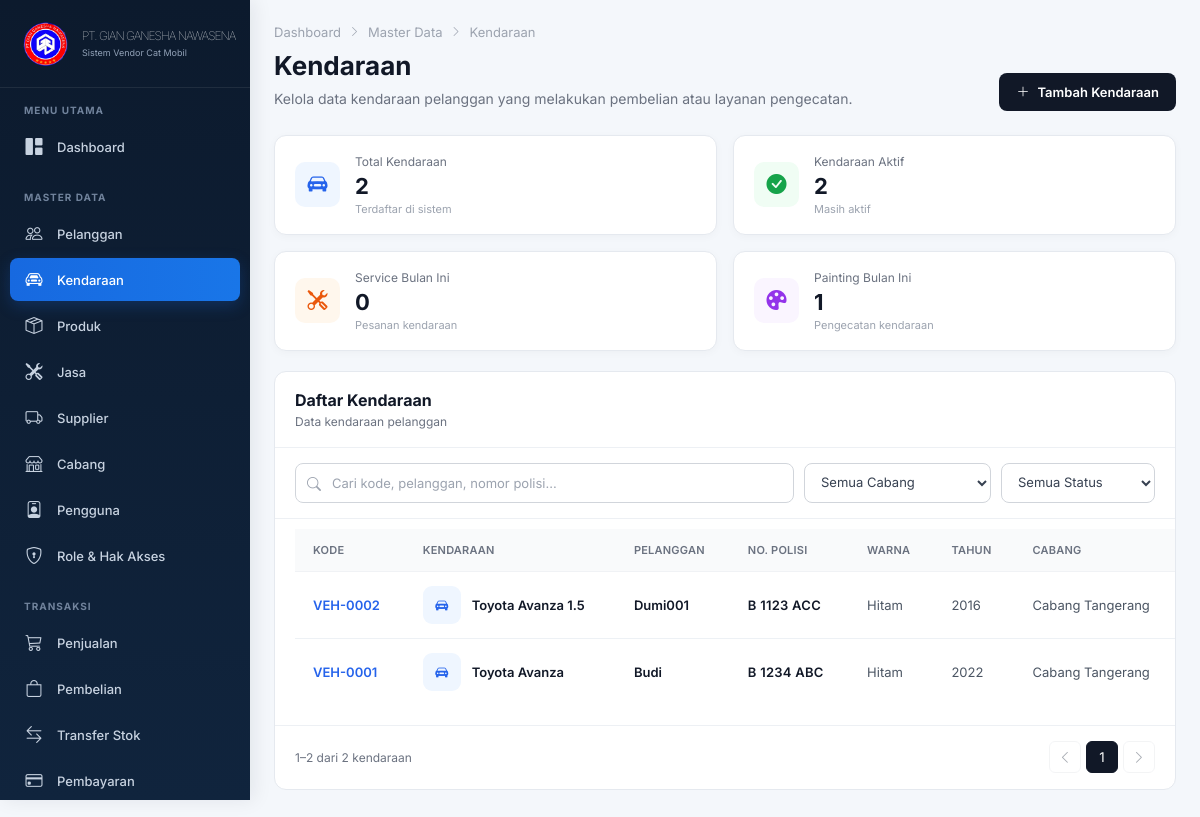
Screenshot of /admin/vehicles/index.php (signed in) with the database file from the repository.
### tables this page shows
CREATE TABLE `vehicles` (
  `id` bigint UNSIGNED NOT NULL,
  `customer_id` bigint UNSIGNED NOT NULL,
  `cabang_id` bigint UNSIGNED NOT NULL,
  `plate_number` varchar(20) NOT NULL,
  `brand` varchar(50) NOT NULL,
  `model` varchar(50) DEFAULT NULL,
  `year` year DEFAULT NULL,
  `color` varchar(50) DEFAULT NULL,
  `vin_number` varchar(50) DEFAULT NULL,
  `note` text,
  `status` enum('active','inactive') NOT NULL DEFAULT 'active'
);

CREATE TABLE `customers` (
  `id` bigint UNSIGNED NOT NULL,
  `cabang_id` bigint UNSIGNED NOT NULL,
  `name` varchar(100) NOT NULL,
  `customer_type` enum('Penjualan','Produksi') NOT NULL DEFAULT 'Produksi',
  `phone` varchar(30) DEFAULT NULL,
  `email` varchar(150) DEFAULT NULL,
  `address` text,
  `created_at` timestamp NOT NULL DEFAULT CURRENT_TIMESTAMP,
  `status` enum('active','inactive') NOT NULL DEFAULT 'active'
);

CREATE TABLE `cabangs` (
  `id` bigint UNSIGNED NOT NULL,
  `code` varchar(20) NOT NULL,
  `name` varchar(100) NOT NULL,
  `address` text,
  `phone` varchar(30) DEFAULT NULL,
  `status` enum('active','inactive') NOT NULL DEFAULT 'active'
);

### admin/vehicles/index.php (the view, shortened to what the rows shown need)
<?php
require_once __DIR__ . '/../../config/config.php';
$params = [];
$whereSql = '';
$perPage = 5;
$page = isset($_GET['page'])
    ? max(1, (int) $_GET['page'])
    : 1;
$stmtTotal = $pdo->prepare("SELECT COUNT(*)
    FROM vehicles v
    LEFT JOIN customers c
        ON c.id = v.customer_id
    LEFT JOIN cabangs cb
        ON cb.id = v.cabang_id
    $whereSql
");
$stmtTotal->execute($params);
$totalVehicles = (int) $stmtTotal->fetchColumn();
$totalPages = max(1,(int) ceil($totalVehicles / $perPage));
$page = min($page, $totalPages);
$offset = ($page - 1) * $perPage;
$stmtVehicles = $pdo->prepare("SELECT
        v.id,
        v.plate_number,
        v.brand,
        v.model,
        v.year,
        v.color,
        v.status,
        c.name AS customer_name,
        cb.name AS cabang_name,
        (
            SELECT COUNT(*)
            FROM orders o
            WHERE o.vehicle_id = v.id
        ) AS total_orders
    FROM vehicles v
    LEFT JOIN customers c
        ON c.id = v.customer_id
    LEFT JOIN cabangs cb
        ON cb.id = v.cabang_id
    $whereSql
    ORDER BY v.id DESC
    LIMIT :limit OFFSET :offset
");
$stmtVehicles->bindValue(
    ':limit',
    $perPage,
    PDO::PARAM_INT
);
$stmtVehicles->bindValue(
    ':offset',
    $offset,
    PDO::PARAM_INT
);
$stmtVehicles->execute();
$vehicles = $stmtVehicles->fetchAll(PDO::FETCH_ASSOC);
?>
<!DOCTYPE html>
<html lang="id">
<head>
    <link rel="stylesheet" href="https://cdn.jsdelivr.net/npm/bootstrap-icons@1.11.3/font/bootstrap-icons.min.css">
    <link rel="stylesheet" href="../../assets/css/admin.css">
    <link rel="stylesheet" href="style.css">
</head>
<body>
<main class="main">
    <div class="page-container">
        <div class="page-header">
            <div>
                <h1>Kendaraan</h1>
            </div>
        </div>
        <div class="content-card">
            <div class="card-header">
                <div>
                    <h2>Daftar Kendaraan</h2>
                </div>
            </div>
            <div class="table-wrapper">
                <table id="vehicleTable">
                    <thead>
                        <tr>
                            <th>Kode</th>
                            <th>Kendaraan</th>
                            <th>Pelanggan</th>
                            <th>No. Polisi</th>
                            <th>Warna</th>
                            <th>Tahun</th>
                            <th>Cabang</th>
                        </tr>
                    </thead>
                    <tbody>
                        <?php if (!empty($vehicles)):?>
                            <?php foreach ($vehicles as $vehicle):?>
                                <tr>
                                    <td>
                                        <span class="vehicle-code">
                                            VEH-<?= str_pad((int)$vehicle['id'], 4, '0', STR_PAD_LEFT) ?>
                                        </span>
                                    </td>
                                    <td>
                                        <div class="vehicle-info">
                                            <div class="vehicle-icon">
                                                <i class="bi bi-car-front-fill"></i>
                                            </div>
                                            <div>
                                                <strong>
                                                    <?= htmlspecialchars($vehicle['brand']) ?>
                                                    <?= !empty($vehicle['model'])
                                                        ? ' ' . htmlspecialchars($vehicle['model'])
                                                        : '' ?>
                                                </strong>
                                            </div>
                                        </div>
                                    </td>
                                    <td>
                                        <strong>
                                            <?= htmlspecialchars($vehicle['customer_name'] ?? '-') ?>
                                        </strong>
                                    </td>
                                    <td>
                                        <span class="plate-number">
                                            <?= htmlspecialchars($vehicle['plate_number']) ?>
                                        </span>
                                    </td>
                                    <td>
                                        <?= htmlspecialchars($vehicle['color'] ?? '-') ?>
                                    </td>
                                    <td>
                                        <?= htmlspecialchars($vehicle['year'] ?? '-') ?>
                                    </td>
                                    <td>
                                        <?= htmlspecialchars($vehicle['cabang_name'] ?? '-') ?>
                                    </td>
                                </tr>
                            <?php endforeach; ?>
                            <?php endif; ?>
                    </tbody>
                </table>
            </div>
        </div>
    </div>
</main>
</body>
</html>

### rows the page displays
vehicles: id "0002", brand "Toyota", model "Avanza 1.5", customer.name "Dumi001", plate_number "B 1123 ACC", color "Hitam", year "2016", cabang.name "Cabang Tangerang"
vehicles: id "0001", brand "Toyota", model "Avanza", customer.name "Budi", plate_number "B 1234 ABC", color "Hitam", year "2022", cabang.name "Cabang Tangerang"

### other values shown
$companyName "PT. GIAN GANESHA NAWASENA"
$companyTagline "Sistem Vendor Cat Mobil"
$totalKendaraan "2"
$totalActive "2"
$totalServiceBulanIni "0"
$totalPaintingBulanIni "1"
$startItem "1"
$endItem "2"
$totalVehicles "2"
